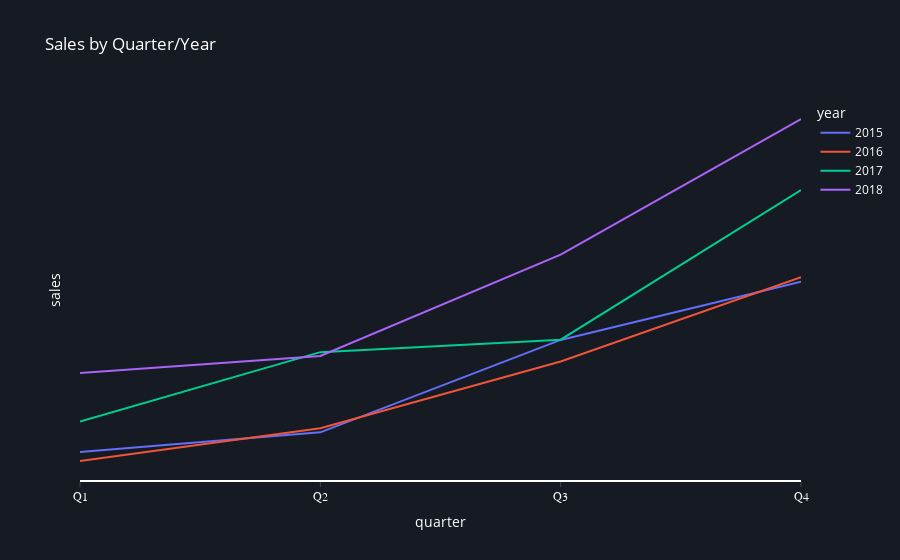

Source (notebook cell):
### Code cell
fig = px.line(sales_by_quarter_year.reset_index(), x='quarter', y='sales', labels={'x':'Year, Quarter', 'y':'Sales'}, color='year', title='Sales by Quarter/Year')
fig.update_layout(
    xaxis=dict(
        showline=True,
        showgrid=False,
        showticklabels=True,
        linecolor='#FFFFFF',
        linewidth=2,
        ticks='outside',
        tickfont=dict(
            family='Arial',
            size=12,
            color='#FFFFFF',
        ),
    ),
    yaxis=dict(
        showgrid=False,
        zeroline=False,
        showline=False,
        showticklabels=False,
    ),
    plot_bgcolor='#161A22',
    paper_bgcolor='#161A22',
    font=dict(color='#FFFFFF')
)
fig

### Figure 1 — Plotly figure (JSON) as saved in the notebook; plotly's stock layout.template omitted (floating-point values rounded to 4 significant figures)
{"data": [{"hovertemplate": "year=2015<br>quarter=%{x}<br>sales=%{y}<extra></extra>", "legendgroup": "2015", "line": {"color": "#636efa", "dash": "solid"}, "marker": {"symbol": "circle"}, "mode": "lines", "name": "2015", "orientation": "v", "showlegend": true, "type": "scatter", "x": ["Q1", "Q2", "Q3", "Q4"], "xaxis": "x", "y": [74450.0, 86540.0, 143600.0, 179600.0], "yaxis": "y"}, {"hovertemplate": "year=2016<br>quarter=%{x}<br>sales=%{y}<extra></extra>", "legendgroup": "2016", "line": {"color": "#EF553B", "dash": "solid"}, "marker": {"symbol": "circle"}, "mode": "lines", "name": "2016", "orientation": "v", "showlegend": true, "type": "scatter", "x": ["Q1", "Q2", "Q3", "Q4"], "xaxis": "x", "y": [68850.0, 89120.0, 130300.0, 182300.0], "yaxis": "y"}, {"hovertemplate": "year=2017<br>quarter=%{x}<br>sales=%{y}<extra></extra>", "legendgroup": "2017", "line": {"color": "#00cc96", "dash": "solid"}, "marker": {"symbol": "circle"}, "mode": "lines", "name": "2017", "orientation": "v", "showlegend": true, "type": "scatter", "x": ["Q1", "Q2", "Q3", "Q4"], "xaxis": "x", "y": [93240.0, 136100.0, 143800.0, 236100.0], "yaxis": "y"}, {"hovertemplate": "year=2018<br>quarter=%{x}<br>sales=%{y}<extra></extra>", "legendgroup": "2018", "line": {"color": "#ab63fa", "dash": "solid"}, "marker": {"symbol": "circle"}, "mode": "lines", "name": "2018", "orientation": "v", "showlegend": true, "type": "scatter", "x": ["Q1", "Q2", "Q3", "Q4"], "xaxis": "x", "y": [123100.0, 133800.0, 196300.0, 280100.0], "yaxis": "y"}], "layout": {"font": {"color": "#FFFFFF"}, "legend": {"title": {"text": "year"}, "tracegroupgap": 0}, "paper_bgcolor": "#161A22", "plot_bgcolor": "#161A22", "title": {"text": "Sales by Quarter/Year"}, "xaxis": {"anchor": "y", "domain": [0, 1], "linecolor": "#FFFFFF", "linewidth": 2, "showgrid": false, "showline": true, "showticklabels": true, "tickfont": {"color": "#FFFFFF", "family": "Arial", "size": 12}, "ticks": "outside", "title": {"text": "quarter"}}, "yaxis": {"anchor": "x", "domain": [0, 1], "showgrid": false, "showline": false, "showticklabels": false, "title": {"text": "sales"}, "zeroline": false}}}
